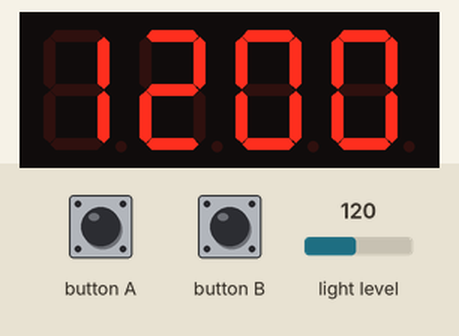
This program was run on a simulated BBC micro:bit (MakeCode). On the bench: 4-digit seven-segment display. Inputs (shaded band) come from the test bench; at power-on: light level 120.

Above: at 1.2 s.
1.3 s: light level set to 5
At 3.3 s:
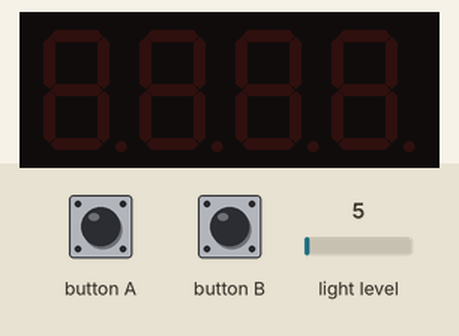
4.3 s: button A pressed for 1 s
6.8 s: button B pressed for 3.2 s
11.5 s: button A pressed for 0.15 s
13.5 s: button B pressed for 0.15 s
15.5 s: light level set to 64
At 17.7 s:
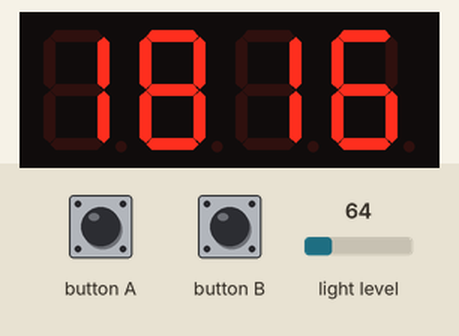
Timing chart, 0 to 18.5 s (numbered marks = the images above; inputs shaded):
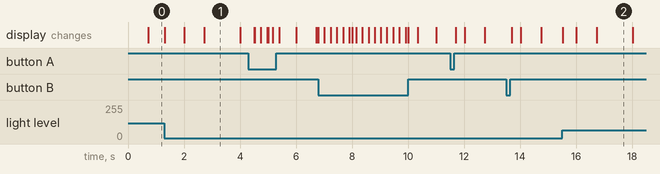

Measured:
- after the input at 1.3 s, the display: changes at once (image 1)
- after the input at 15.5 s, the display: changes at once (image 2)

The program:

main.ts
```typescript
// 秒数blink
function blink () {
    if (timeanddate.secondsSinceReset() % 2 == 0) {
        tm.showDP(1, true)
    } else {
        tm.showDP(1, false)
    }
}
// 调整时间
function ajustTM () {
    timeanddate.numericTime(function (hour, minute, second, month, day, year) {
        if (input.buttonIsPressed(Button.A)) {
            if (hour >= 24) {
                timeanddate.set24HourTime(0, minute, 0)
            }
            timeanddate.set24HourTime(hour + 1, minute, 0)
            basic.pause(200)
        }
        if (input.buttonIsPressed(Button.B)) {
            if (minute >= 60) {
                timeanddate.set24HourTime(hour, 0, 0)
            }
            timeanddate.set24HourTime(hour, minute + 1, 0)
            basic.pause(200)
        }
    })
}
// 根据环境光，自动调整数码管的亮度
function autoIntensity () {
    tm.intensity(pins.map(
    input.lightLevel(),
    0,
    255,
    0,
    10
    ))
}
// 开机设置
let tm: TM1637.TM1637LEDs = null
tm = TM1637.create(
DigitalPin.P1,
DigitalPin.P2,
7,
4
)
// 拓展名：Time and Date
timeanddate.set24HourTime(12, 0, 0)
// 调整时间
// 显示时间
basic.forever(function () {
    ajustTM()
    timeanddate.numericTime(function (hour, minute, second, month, day, year) {
        tm.showNumber(hour * 100 + minute)
    })
})
// 秒数：闪烁
// 自动调整数码管亮度
basic.forever(function () {
    blink()
    autoIntensity()
})
```

test.ts
```typescript
// 在此处测试；当此软件包作为插件使用时，将不会编译此软件包。
```
